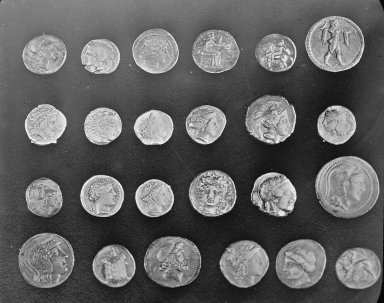
#> input picture skimage.data.coins(), 384 x 303 px
$ jupyter execute --allow-errors 'Lab3 Segmentación de imágenes.ipynb'   (shell and % lines are left out)
#> lines starting #> are read from the running program, lines starting #| are printed output that depends on the picture; after the words box and inside, x2 and y2 are one past the last pixel; in counts of white or black regions, pixels touching at a corner belong together
# Laboratorio Segmentación de Imágenes

**Autor:**
*   Pablo Alejandro Alvarado Duran, PhD.
*   Cristian David Ríos Urrego, MSc.
*   Diana Patricia Tobon Vallejo, PhD.

**Laboratorio Tratamiento de Señales III**

**Facultad de Ingeniería**

**Universidad de Antioquia**

---

## Introducción
La visión por computador (VC) es una rama de la inteligencia artificial, cuyo propósito es extraer información a partir de imágenes, videos y nubes de puntos. La VC abarca técnicas para

- Reconocer imágenes
- Detectar objetos
- Estimar movimientos
- Entre otros

Algunos ejemplos de aplicaciones de la vida real:

1. **Imágenes médicas:** La segmentación de imágenes tiene muchas aplicaciones en radiografía, resonancia magnética (RM), ultrasonidos y tomografía computerizada (TC), y ayuda en tareas como la detección de tumores, la segmentación cerebral, el diagnóstico de enfermedades y la planificación quirúrgica.

2. **Vehículos autónomos:** La segmentación de imágenes permite a los coches autónomos evitar obstáculos como peatones y otros coches, así como identificar carriles y señales de tráfico. Se utiliza de forma similar para la navegación en robótica.

3. **Imágenes por satélite:** La segmentación semántica y de instancias automatiza la identificación de diferentes características del terreno y topográficas.

4. **Ciudades inteligentes:** La segmentación de imágenes potencia tareas como el control y la vigilancia del tráfico en tiempo real.

5. **Fabricación:** Además de las tareas de robótica, la segmentación de imágenes permite clasificar productos y detectar defectos.

6. **Agricultura:** La segmentación de imágenes ayuda a los agricultores a estimar el rendimiento de los cultivos y a detectar las malas hierbas para su eliminación.

## Segmentación de imágenes

La segmentación de imágenes (SI) consiste en dividir una imagen en partes o regiones, comúnmente partiendo de las características de los pixeles en la imagen. El procesamiento y análisis de imágenes usualmente requiere el uso de segmentación.

La SI es esencial para el reconocimiento de imágenes y detección de objetos. En estos casos, la SI consiste en separar el primer plano y el fondo de una imágen, o agrupar regiones de pixeles basados en similitudes de color y forma. Por ejemplo, esta técnica es útil en imágenes médicas para detectar y etiquetar pixeles asociados a un tumor en un órgano de un paciente.

### Aplicaciones de SI
Diferentes técnicas de segmentación han sido desarrolladas usando conocimiento específico según el área donde se requiera segmentar imágenes. Aplicaciones incluyen imágenes médicas, vehículos autónomos, vigilancia por video.

#### Conducción autónoma
El diseño de automóviles autoconducidos requiere el procesamiento y análisis de imágenes con el objetivo de diferenciar los objetos presentes en una escena (vía y alrededores), esto se conoce como segmentación **semántica**.

[cell 1]
from IPython.display import Video

Video("Carro_autonomo.mp4", width=800, height=500)
# Fuente: https://www.youtube.com/watch?v=fKXztwtXaGo

## Principio de funcionamiento
La segmentación de imágenes consiste en etiquetar cada pixel $x_{i,j}$ presente en una imagen $X \in \mathbb{R}^{N \times M}$, generando una cantidad $K$ de grupos llamados regiones. Cada región está representada por un número entero diferente $k = 1, 2, 3 \cdots, K$. Por lo tanto, cada pixel $x_{i,j}$ tendrá una correspondiente etiqueta $y_{i,j} = k$.

Dividir una imágen en regiones permite procesar o analizar sólo los segmentos importantes para una tarea específica, evitando procesar datos (pixeles) de menor relevancia.

[cell 2]
import skimage as ski
import numpy as np
from skimage import data, color, graph
from skimage import segmentation as seg
from matplotlib import pyplot as plt

[cell 3]
def show(img):
    fig, ax = plt.subplots(1, 1, figsize=(7, 7))
    ax.imshow(img, cmap=plt.cm.gray)
    ax.set_axis_off()
    plt.show()

def showPair(img,filt_img):
    fig, ax = plt.subplots(1, 2, figsize=(15, 15))
    ax[0].imshow(img, cmap=plt.cm.gray)
    ax[0].set_axis_off()
    ax[1].imshow(filt_img, cmap=plt.cm.gray)
    ax[1].set_axis_off()
    plt.show()

# Tipos de algoritmos para SI
Existen diversos tipos de algoritmos para SI según el tipo de características de la imagen que se utilicen para la segmentación.

## Segmentación basada en discontinuidad
Una técnica común es buscar discontinuidades o cambios abruptos en los valores que toman los pixeles. Las discontinuidades indican por lo general los bordes que definen una región u objeto.

[cell 4]
img = data.coins()
#> img is the input picture: shape (303, 384); min 1, max 252, mean 96.9
sobimg = ski.filters.sobel(img)
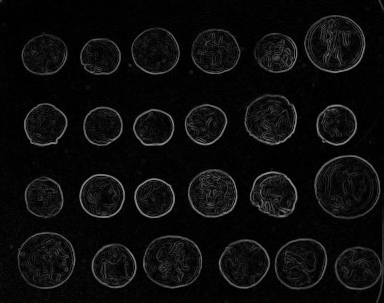
#> sobimg: shape (303, 384) float64; min 0, max 0.59, mean 0.0492
showPair(img,sobimg)
#> (the call stopped at in showPair, `fig, ax = plt.subplots(1, 2, figsize=(15, 15))`: IPython is not available in this run)

## Segmentación basada en medidas de similitud
Otro enfoque común para detectar regiones en una imagen consiste en agrupar pixeles usando como criterio una medida de similitud entre ellos. Estas medidas de similitud por lo general están basadas en valores de color, forma, y textura. A continuación se abordan diferentes técnicas basadas en similitud.

### Umbralización
Los pixeles son agrupados según su intensidad relativa a un punto de referencia (umbral).

[cell 5]
from skimage.filters import threshold_otsu

**filters.threshold_otsu:** El método de Otsu calcula un umbral "óptimo" (marcado por una línea roja en el histograma siguiente) maximizando la variación entre dos clases de píxeles, que están separados por el umbral. De manera equivalente, este umbral minimiza la variación intraclase.

[cell 6]
image = ski.io.imread('brain1.jpg')
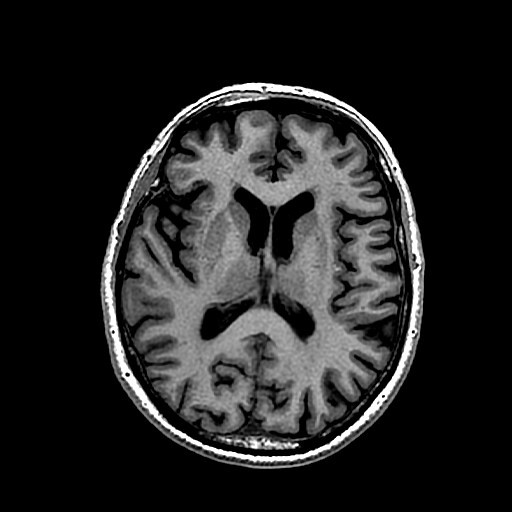
#> input picture Laboratorio/Laboratorio 3/imagenes/brain1.jpg, 512 x 512 px, found by its file name
#> image is the input picture: shape (512, 512); min 0, max 255, mean 35.7

thresh = threshold_otsu(image)
#> thresh = 67
binary = image > thresh
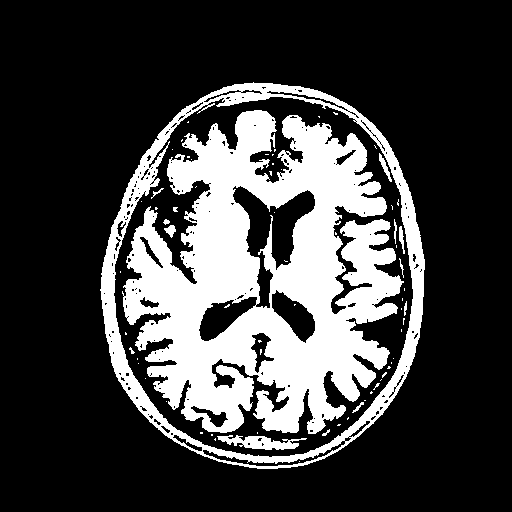
#> binary: shape (512, 512) bool; 25.3% white; 68 white regions (54 under 20 px), largest, box (x1, y1, x2, y2) and area: (122, 110, 404, 434) 52171, (100, 82, 425, 469) 12702, (217, 435, 307, 450) 716

#> (the rest of this cell did not finish here and is left out)

#### Ejemplo doble umbral

[cell 7]
image = ski.io.imread('brain2.jpg')[:,:,0]
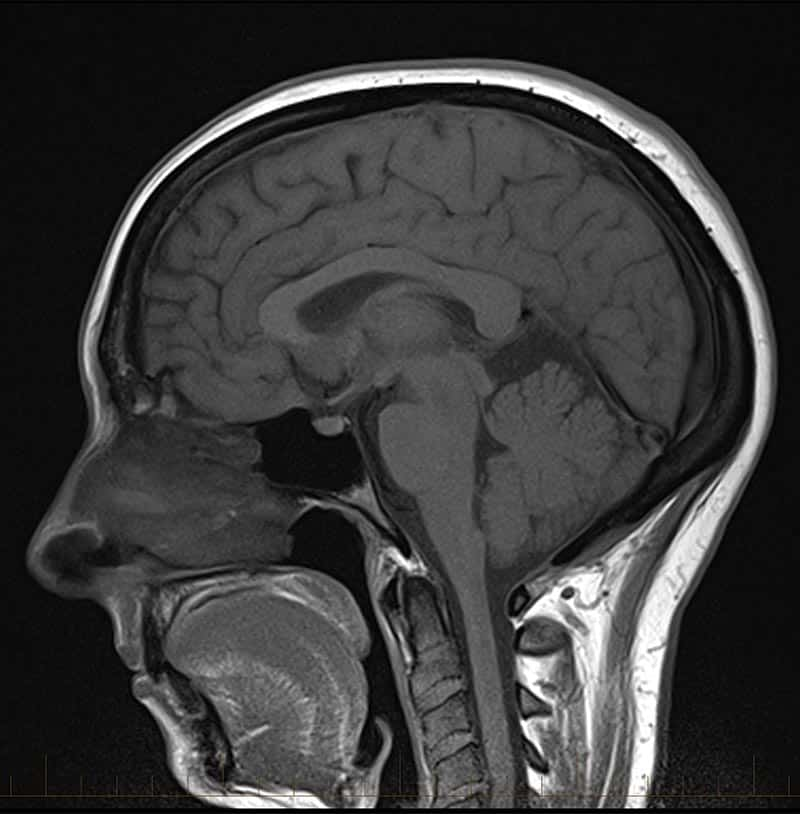
#> input picture Laboratorio/Laboratorio 3/imagenes/brain2.jpg, 800 x 814 px, found by its file name
#> image: shape (814, 800); min 0, max 255, mean 57.3

#> (the rest of this cell did not finish here and is left out)

[cell 8]
binary = np.logical_and(image > 60, image < 100)
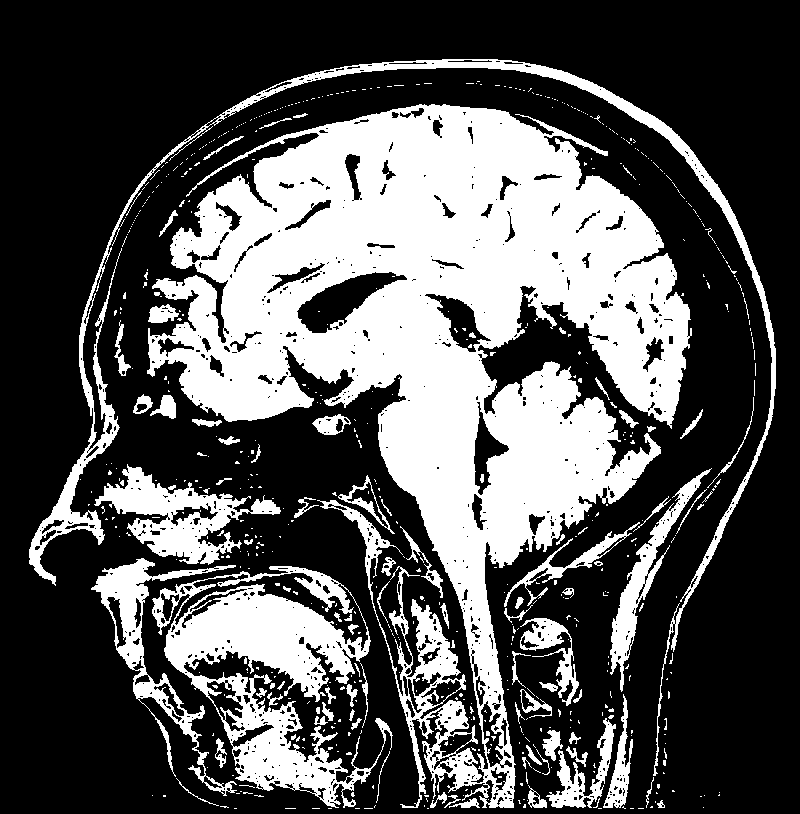
#> binary: shape (814, 800) bool; 33.6% white; 621 white regions (528 under 20 px), largest, box (x1, y1, x2, y2) and area: (147, 104, 692, 808) 152399, (152, 566, 393, 808) 21529, (29, 59, 776, 776) 12757
showPair(image, binary)
#> (the call stopped at in showPair, `fig, ax = plt.subplots(1, 2, figsize=(15, 15))`: IPython is not available in this run)

### Agrupamiento
Esta técnica permite agrupar pixeles usando aprendizaje máquina no supervisado. En este caso aplicaremos el algoritmo de K-medias.

[cell 9]
Video("K_means.mp4", width=800, height=500)
# Fuente: https://www.youtube.com/watch?v=nXY6PxAaOk0

[cell 10]
from skimage import segmentation as seg

**segmentation.slic** de la libreria skimage nos permite realizar esta segmentación usando el método de agrupamiento bajo la técnica de k-means. Entre sus argumentos se encuentra: la imagen a segmentar (a color o en escala de grises), el número de segmentos (etiquetas) o clusters a agrupar en la imagen (n_segments) y compactness que corresponde al equilibrio entre la proximidad de color la proximidad especial, es un parámetro a optimizar experimentalmente y se recomienda evaluarlo a partir de valores en una escala logarítmica, por ejemplo, 0.01, 0.1, 1, 10, 100

[cell 11]
img = data.astronaut()
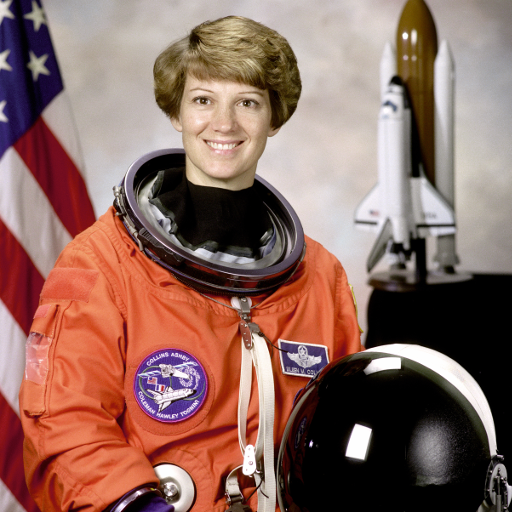
#> input picture skimage.data.astronaut(), 512 x 512 px
#> img is the input picture: shape (512, 512, 3); mean R, G, B 141.6, 105.8, 96.5
segments = seg.slic(img, n_segments=35, compactness=1)
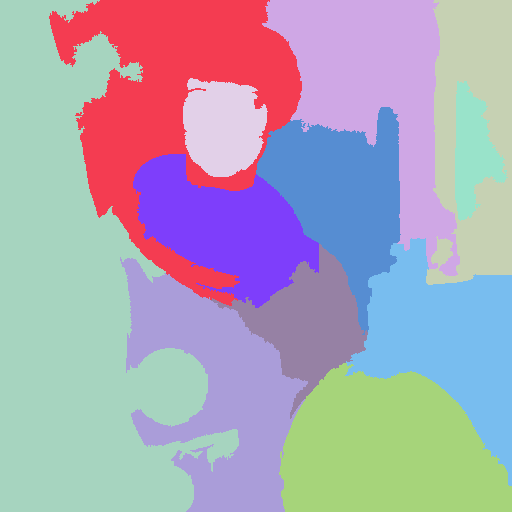
#> segments: shape (512, 512) int64; 12 distinct labels, from 1 to 12; one colour per label, 0 black
showPair(img, segments)
#> (the call stopped at in showPair, `fig, ax = plt.subplots(1, 2, figsize=(15, 15))`: IPython is not available in this run)

### Watersheds (Regiones)

En este caso, la imágen se divide en regiones de características similares. Cada región es un grupo de pixeles, que se forma tomando como referencia un punto o pixel raíz. Las regiones pueden fundirse, incrementar, o decrecer a medida que se adicionan o remueven pixeles.

El algoritmo Watersheds trabaja en imágenes en escala de grises e interpreta la intensidad de cada pixel como una altura (mapa topográfico), detectando crestas y valles/cuencas. De esta manera la imagen se divide en múltiples regiones basados en la altura del pixel, agrupado pixeles con la misma intensidad de gris.

Fuente: https://homeli.co.uk/samaps-topographical-3d-maps-in-coloured-paper-by-sam-caldwell/

En otras palabras, es una técnica a partir de la cual podemos pensar que si “inundamos” la imagen, empezando por sus valles (es decir, por sus puntos topográficamente más bajos), y si prevenimos que aguas de diferentes fuentes o colores se combinen, obtendremos diferentes particiones, correspondientes a las regiones (watersheds).

[cell 12]
Video("Watersheds.mp4", width=800, height=500)
# FUENTE: https://www.datasmarts.net/como-segmentar-imagenes-con-watershed-en-opencv/

Esta técnica necesita de dos parámetros para funcionar: los bordes que se pueden interpretar como los puntos más altos en el territorio (estos los podemos detectar a partir de filtros de Sobel). Además, se necesitan unos marcadores dado que esta técnica es muy sensible al ruido e imperfecciones, estos marcadores los podemos interpretar como zonas previamente inundadas y a partir de las cuales se continuara inundando las regiones para encontrar los segmentos de interés, es importante mencionar que en estos marcadores se deben identificar visualmente el número de segmentos deseados.

[cell 13]
Video("Watersheds2.mp4", width=900, height=500)
# FUENTE: https://www.datasmarts.net/como-segmentar-imagenes-con-watershed-en-opencv/

### Veamos un ejemplo a partir de la imagen de las monedas

[cell 14]
coins = data.coins()
markers = np.zeros_like(coins)
hist, bins = ski.exposure.histogram(coins)
#> hist = 252 values, max 1264 at index 35, min 0 at index 245, mean 461.7; bins = 252 values from 1 to 252

plt.figure(figsize=(15,6))
#> (this line was passed over: IPython is not available in this run)
plt.plot(bins, hist) # histograma
#> (this line was passed over: IPython is not available in this run)
plt.axvline(x=30, color='r' )
#> (this line was passed over: IPython is not available in this run)
plt.axvline(x=150, color='r' )
#> (this line was passed over: IPython is not available in this run)
